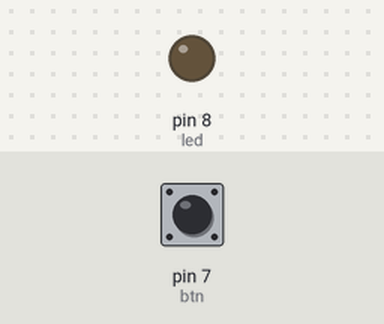
Recording of a sketch running on a simulated Arduino Uno, built with avr-gcc and run on an emulated ATmega328P. On the bench: output pins drawn as LEDs (lit = HIGH). The inputs (shaded band) are chosen by the test bench; at power-on: pin 7 (btn) LOW. What the sketch prints to the serial monitor is not drawn.

Above: at 1.2 s.
1.3 s: pin 7 (btn) pulled HIGH for 0.15 s
At 1.37 s:
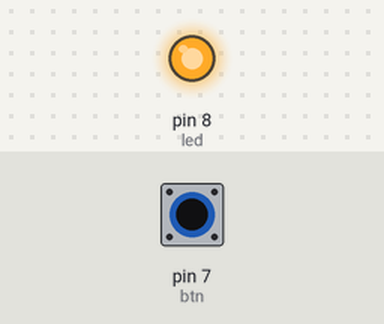
2.9 s: pin 7 (btn) pulled HIGH for 3.2 s
At 7.5 s:
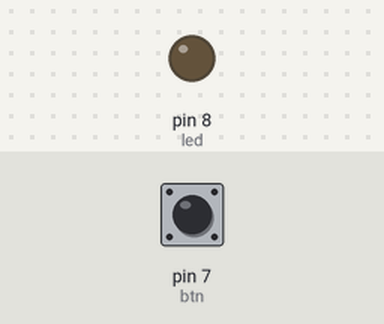
Timing chart, 0 to 9.0 s (numbered marks = the images above; inputs shaded):
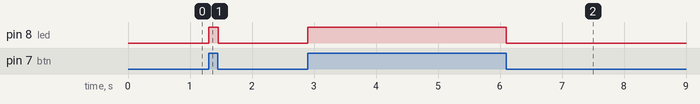

Measured:
- after the input at 1.3 s, pin 8 (led): LOW → HIGH at once, → LOW 0.15 s later
- after the input at 2.9 s, pin 8 (led): LOW → HIGH at once, → LOW 3.2 s later

The sketch:

led_ders2.ino
```cpp
#define led 8
#define btn 7
const int btnstate = 0;


void setup()
{
  Serial.begin(9600);
  pinMode(led, OUTPUT);
  pinMode(btn, INPUT);
}

void loop()
{
  Serial.println(digitalRead(btn));
  int btnstate = digitalRead(btn);

    if (btnstate == 1)
    {
      digitalWrite(led, HIGH);
    }
    else
    {
      digitalWrite(led, LOW);
    }


}
```
